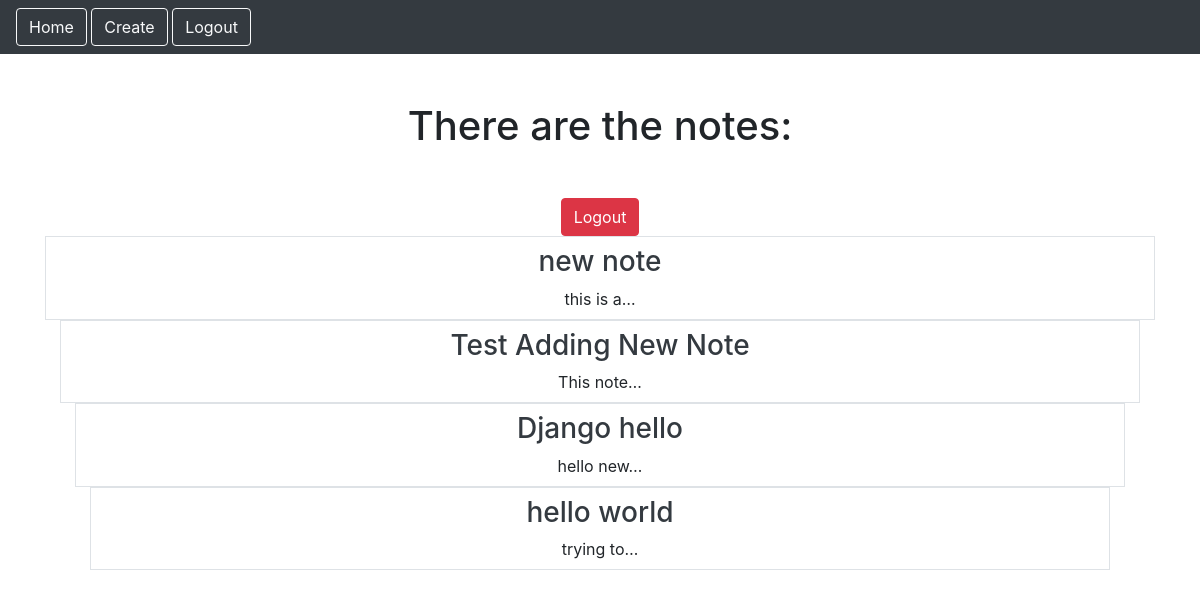
Page /smart/notes (signed in) on the committed database.
### notes/models.py (models this page shows)
class Notes(models.Model):
    title = models.CharField(max_length=200)
    text = models.TextField()
    created = models.DateTimeField(auto_now_add=True)
    user = models.ForeignKey(User, on_delete=models.CASCADE, related_name="notes")

### notes/views.py (the view)
# urls.py: path('notes', views.NotesListView.as_view(), name="notes.list"),
class NotesListView(LoginRequiredMixin, ListView):
    model = Notes
    context_object_name = "notes"
    template_name = "notes/notes_list.html"
    login_url = "/admin"
    def get_queryset(self):
        return self.request.user.notes.all()  # type: ignore

### notes/templates/notes/notes_list.html
{% extends "base.html" %}
{% block content %}
  <h1 class="my-5">There are the notes:</h1>
  <a href="{%  url 'logout' %}"  class="btn btn-danger">Logout</a>
  <div class="row row-cols4 g-2">
    {% for note in notes %}
    <div class="col">
      <div class="p-2 border">
        <a href="{% url 'notes.detail' pk=note.id%}" class="text-dark text-decoration-none">
          <h3>{{note.title}}</h3>
        </a>
        {{note.text|truncatechars:10}}
      </div>
      {% endfor %}
    </div>
  </div>
{% endblock%}

### rows in the picture
Notes: title "new note", text "this is a…"
Notes: title "Test Adding New Note", text "This note…"
Notes: title "Django hello", text "hello new…"
Notes: title "hello world", text "trying to…"
